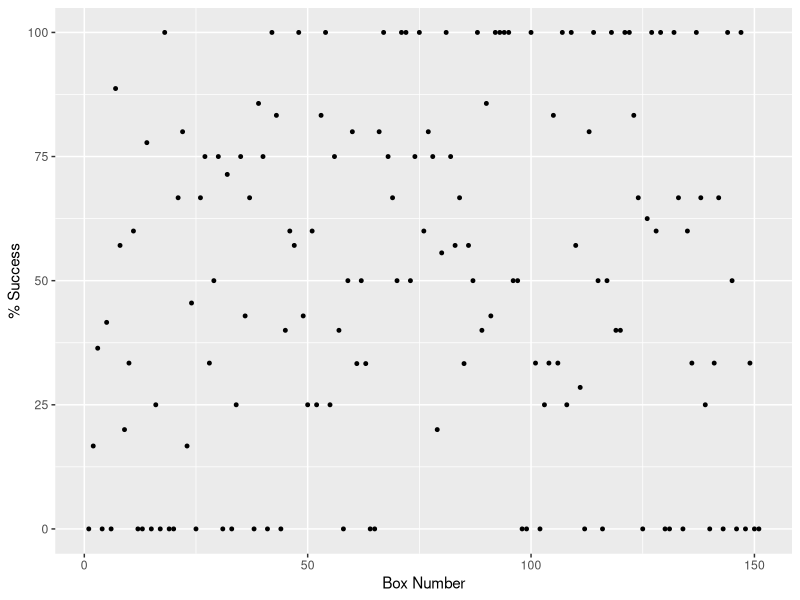
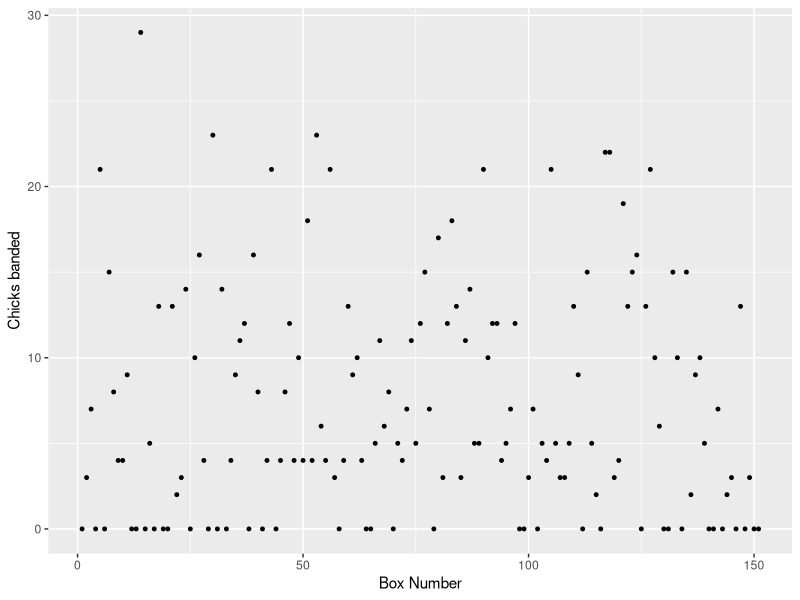
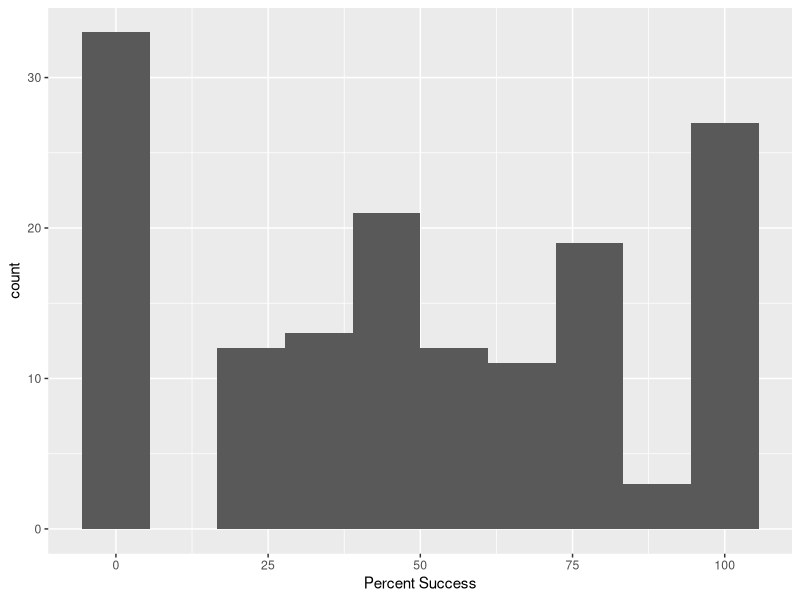
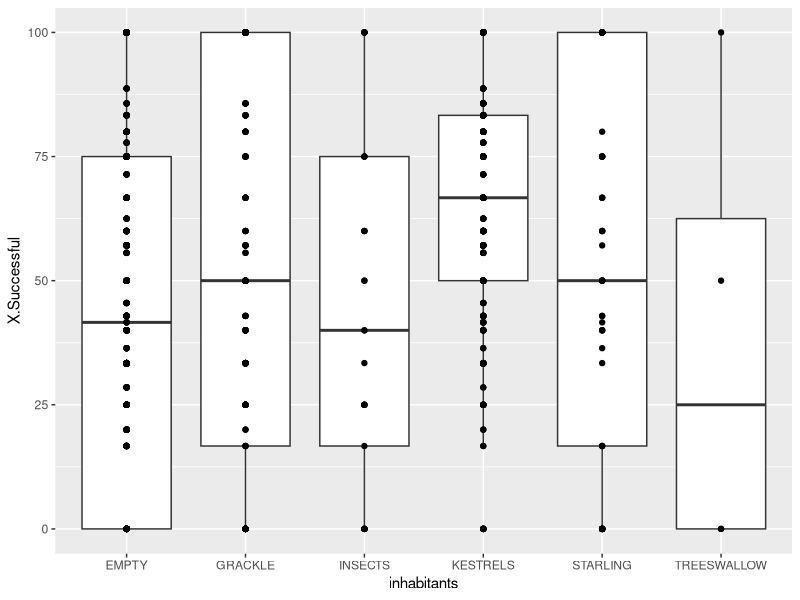
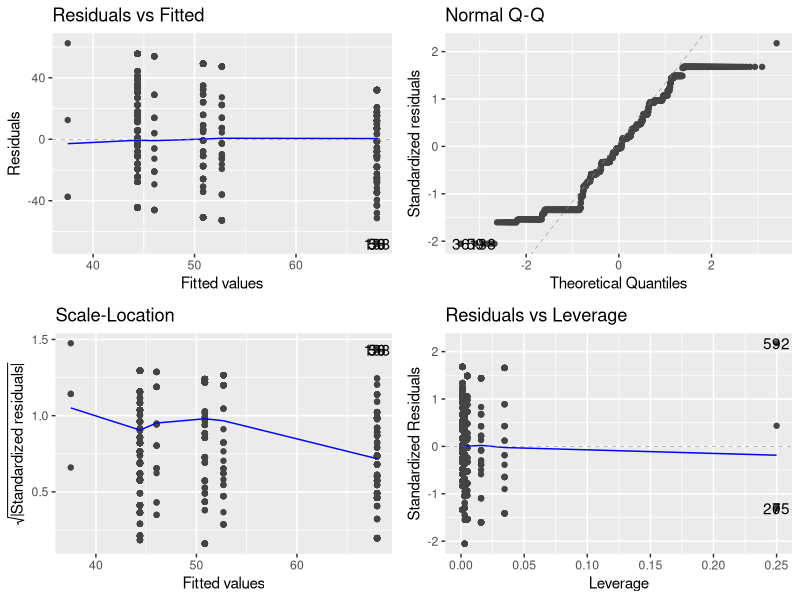
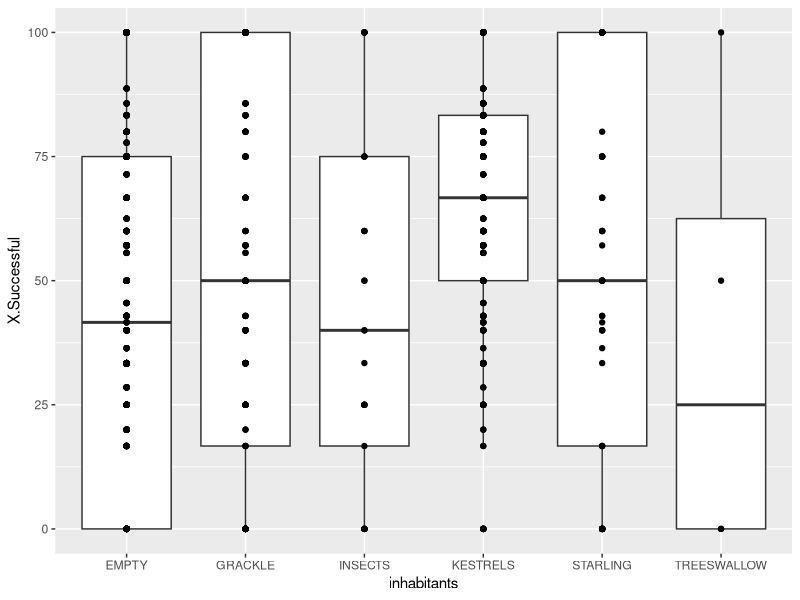

Write R code to recreate these figures, in order. (Note: this script raises an error after producing the figures.)
## ---- chunk 1
rm(list = ls())
library(tidyverse)
library(dplyr)
library(ggplot2)
library(here)
## ---- chunk 2
kestrels <- read.csv(here("Data", "AMKE DATA TABLE 1.csv"))
## ---- chunk 3
summary(kestrels)
## ---- chunk 4
ggplot(kestrels, aes(x = BOX, y = X.Successful)) + geom_point(size =1)+
xlab("Box Number") +
ylab("% Success")
## ---- chunk 5
ggplot(kestrels, aes(x = BOX, y = Num_Chicks_Banded)) + geom_point(size =1)+
xlab("Box Number") +
ylab("Chicks banded")
## ---- chunk 6
ggplot(kestrels, aes(x = X.Successful)) + geom_histogram(bins = 10)+
  xlab("Percent Success")
## ---- chunk 7
unique(kestrels)
## ---- chunk 8
kestrels_long <- pivot_longer(kestrels, cols = X2002_inhabitants:X2013_inhabitants, names_to = "year", values_to = "inhabitants")
## ---- chunk 9
kestrels_long1 <-str_replace(kestrels_long$year, "X", "")

kestrels_long$newYear <- kestrels_long1
view(kestrels_long)
## ---- chunk 10
kestrels_long <- select(kestrels_long, - year)
## ---- chunk 11
kestrels_long1 <- str_replace(kestrels_long$newYear, "_inhabitants", "")
kestrels_long$Year <- kestrels_long1
view(kestrels_long)
## ---- chunk 12
kestrels_long <- select(kestrels_long, -newYear)
view(kestrels_long)
## ---- chunk 13
EMPTY <-which(kestrels_long$inhabitants == "EMPTY" | kestrels_long$inhabitants == "Empty" | kestrels_long$inhabitants == "empty" | kestrels_long$inhabitants == "FAILED" | kestrels_long$inhabitants == "failed" | kestrels_long$inhabitants == "Failed" | kestrels_long$inhabitants == "FAIL")
kestrels_long$inhabitants[EMPTY] <- "EMPTY"
view(kestrels_long)
## ---- chunk 14
GRACKLE <-which(kestrels_long$inhabitants == "GRACKLE" | kestrels_long$inhabitants == "Grackle" | kestrels_long$inhabitants == "grackle" | kestrels_long$inhabitants == "GRACKLES" | kestrels_long$inhabitants == "Grackles" | kestrels_long$inhabitants == "grackles")
kestrels_long$inhabitants[GRACKLE] <- "GRACKLE"
view(kestrels_long)
## ---- chunk 15
TREESWALLOW <-which(kestrels_long$inhabitants == "Tree Swallows" | kestrels_long$inhabitants == "TREE SWALLOW" )
kestrels_long$inhabitants[TREESWALLOW] <- "TREESWALLOW"
view(kestrels_long)
## ---- chunk 16
STARLING <-which(kestrels_long$inhabitants == "STARLING" | kestrels_long$inhabitants == "STARLINGS" | kestrels_long$inhabitants == "Starling" | kestrels_long$inhabitants == "Starlings" | kestrels_long$inhabitants == "starlings" | kestrels_long$inhabitants == "starling")
kestrels_long$inhabitants[STARLING] <- "STARLING"
view(kestrels_long)
## ---- chunk 17
INSECTS <-which(kestrels_long$inhabitants == "BEES" | kestrels_long$inhabitants == "Bees" | kestrels_long$inhabitants == "bees" | kestrels_long$inhabitants == "ANTS" | kestrels_long$inhabitants == "Ants" | kestrels_long$inhabitants == "ants")
kestrels_long$inhabitants[INSECTS] <- "INSECTS"
view(kestrels_long)
## ---- chunk 18
KESTRELS <-which(kestrels_long$inhabitants == "KESTRELS" | kestrels_long$inhabitants == "Kestrels" | kestrels_long$inhabitants == "KESTREL" | kestrels_long$inhabitants == "FLEDGED" | kestrels_long$inhabitants == "Fledged" | kestrels_long$inhabitants == "fledged" | kestrels_long$inhabitants == "kestrels" )
kestrels_long$inhabitants[KESTRELS] <- "KESTRELS"
## ---- chunk 19
kestrels_long2 <- filter(kestrels_long, inhabitants == "KESTRELS" | inhabitants == "INSECTS" | inhabitants == "STARLING" | inhabitants == "TREESWALLOW" | inhabitants == "GRACKLE" | inhabitants == "EMPTY")
## ---- chunk 20
kestrels_long2$inhabitants <- as.factor(kestrels_long2$inhabitants)
## ---- chunk 21
ggplot(kestrels_long2, aes(inhabitants, X.Successful)) + 
  geom_boxplot()+
  geom_point()
## ---- chunk 22

myMod <-lm(X.Successful ~ inhabitants, data = kestrels_long2)

## ---- chunk 23
library(ggfortify)
## ---- chunk 24

autoplot(myMod, smooth.color = NA)

## ---- chunk 25
anova(myMod)
## ---- chunk 26
summary(myMod)
## ---- chunk 27
ggplot(kestrels_long2, aes(inhabitants, X.Successful)) + 
  geom_boxplot()+
  geom_point()
## ---- chunk 28
write.csv(kestrels_long, here("Data", "processed", "Correct_kestrelsX"))
write.csv(kestrels_long, here("Data", "processed", "Correct_kestrels"), row.names = FALSE)
## ---- chunk 29
library(lubridate)
